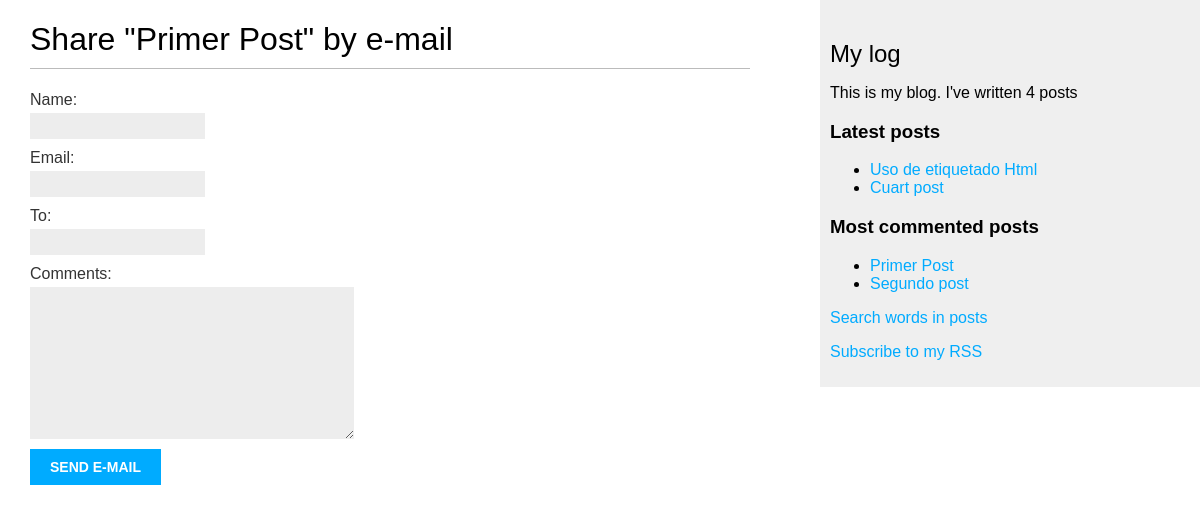
Screenshot of /blog/1/share/ with the database file from the repository.
### blog/models.py (models this page shows, shortened)
class Post(models.Model):
    STATUS_CHOICES = (
        ('draft','Draft'),('published','Published')
    )
    title = models.CharField(max_length=250)
    slug = models.SlugField(max_length=250,unique_for_date='publish')
    author = models.ForeignKey(User,on_delete=models.CASCADE,
                               related_name='blog_posts')
    body = models.TextField()
    publish = models.DateTimeField(default=timezone.now)
    created = models.DateTimeField(auto_now_add=True)
    updated = models.DateTimeField(auto_now=True)
    status = models.CharField(max_length=10,choices=STATUS_CHOICES,default='draft')
    objects = models.Manager() # default manager
    published = PublishedManager() # custom manager
    tags = TaggableManager()
    class Meta:
        ordering = ('-publish',)
    def get_absolute_url(self) -> reverse: # for link in templates
        return reverse("blog:post_detail",
                       args=[
                           self.publish.year,
                           self.publish.month,
                           self.publish.day,
                           self.slug
                       ])

### blog/views.py (the view)
# urls.py: path('<int:post_id>/share/',views.post_share,name='post_share'),
def post_share(request:str,post_id:int) -> render:
    post = get_object_or_404(Post,id=post_id,status='published')
    sent = False
    if (request.method == 'POST'):
        form = EmailPostForm(request.POST)
        if form.is_valid():
            cd  = form.cleaned_data
            post_url = request.build_absolute_uri(post.get_absolute_url())
            subject = f"{cd['name']} recommends you read " f"{post.title}"
            message = f"Read {post.title} at {post_url}\n\n" f"{cd['name']}\'s comments: {cd['comments']}"
            send_mail(subject,message,'admin@blog.com',[cd['to']],fail_silently=False)
            sent = True
    else:
        form = EmailPostForm()
    return render(request,'blog/post/share.html',
                  {'post':post,
                   'form':form,
                   'sent':sent})

### blog/forms.py
class EmailPostForm(forms.Form):
    name = forms.CharField(max_length=25)
    email = forms.EmailField()
    to = forms.EmailField()
    comments = forms.CharField(required=False,widget=forms.Textarea)

### blog/models.py (called while the page is built)
    def get_queryset(self) -> object:
        return super(PublishedManager,self).get_queryset().filter(status='published')

### blog/templatetags/blog_tags.py (called while the page is built)
@register.simple_tag
def total_posts() -> int:
    return Post.published.count()

@register.inclusion_tag('blog/post/latest_posts.html')
def show_latest_posts(count:int) -> dict:
    latest_posts = Post.published.order_by('-publish')[:count]
    return {'latest_posts':latest_posts}

@register.simple_tag
def get_most_commented_posts(count:int) -> dict:
    return Post.published.annotate(
        total_comments = Count('comments')
    ).order_by('-total_comments')[:count]

### blog/templates/blog/post/share.html (shortened to what this page needs)
{% extends 'blog/base.html' %}
{% block content %}
    {% if sent %}
        <h1>E-mail successfully sent</h1>
        <p>"{{post.title}}" was successfully sent to {{form.cleaned_data.to}}</p>
    {% else %}
        <h1>Share "{{post.title}}" by e-mail</h1>
        <form action="" method="post">
            {{form.as_p}}
            <input type="submit" value="Send e-mail">
        </form>
    {% endif %}
{% endblock content %}

### blog/templates/blog/base.html (shortened to what this page needs)
{% load blog_tags %}
{% load static %}
<!DOCTYPE html>
<html lang="en">
<head>
    <link rel="stylesheet" href=" {% static "css/blog.css" %}">
</head>
<body>
    <div id="content">
        {% block content %}{% endblock content %}
    </div>
    <div id="sidebar">
        <h2>My log </h2>
        <p>This is my blog. I've written {% total_posts %} posts </p>
        <h3>Latest posts</h3>
        {% show_latest_posts 2 %}
        <h3>Most commented posts</h3>
        {% get_most_commented_posts 2 as most_commented_posts %}
        <ul>
            {% for post in most_commented_posts %}
                <li>
                    <a href="{{ post.get_absolute_url }}">{{ post.title }}</a>
                </li>
            {% endfor %}
        </ul>
        <p><a href="{% url "blog:post_search" %}">Search words in posts</a></p>
        <p><a href="{% url "blog:post_feed" %}">Subscribe to my RSS</a></p>
    </div>
</body>
</html>

### blog/templates/blog/post/latest_posts.html
<ul>
    {% for post in latest_posts %}
        <li>
            <a href="{{ post.get_absolute_url }}">{{ post.title }}</a>
        </li>
    {% endfor %}
</ul>

### blog/static/css/blog.css (style rules this page uses)
body { margin:0; padding:0; font-family:helvetica, sans-serif; }
a { color:#00abff; text-decoration:none; }
h1 { font-weight:normal; border-bottom:1px solid #bbb; padding:0 0 10px 0; }
h2 { font-weight:normal; margin:30px 0 0; }
#content { float:left; width:60%; padding:0 0 0 30px; }
#sidebar { float:right; width:30%; padding:10px; background:#efefef; height:100%; }
label { float:left; clear:both; color:#333; margin-bottom:4px; }
input, textarea { clear:both; float:left; margin:0 0 10px; background:#ededed; border:0; padding:6px 10px; font-size:12px; }
input[type=submit] { font-weight:bold; background:#00abff; color:#fff; padding:10px 20px; font-size:14px; text-transform:uppercase; }

### rows the page displays
Post: title "Primer Post"
Post: title "Uso de etiquetado Html"
Post: title "Cuart post"
Post: title "Segundo post"
